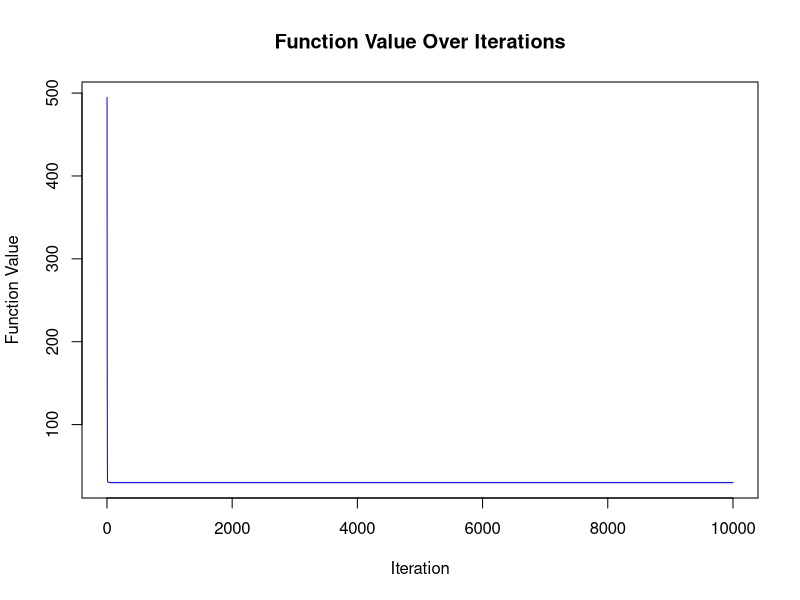

Source code (R): (Note: this script raises an error after producing the figure.)
## ---- chunk 1
library(numDeriv)

# Gradient Descent Function
gradientDescent <- function(f, starting_value, max_iter, gamma = 0.01) {
  current_value <- starting_value
  history <- numeric(max_iter) # To store function values for plotting
  
  for (i in 1:max_iter) {
    grad <- grad(f, current_value) # Compute the gradient at current value
    current_value <- current_value - gamma * grad # Update the current value
    history[i] <- f(current_value) # Store function value after update for plotting

    # Optional: Implement convergence criteria to break the loop early
    # if (norm(grad, type="2") < tolerance) {
    #    break
    # }
  }
  
  list(minimizer=current_value, history=history)
}

# Test functions
# Define the test function as per the formula given
test_function <- function(v) {
  x <- v[1]
  y <- v[2]
term1 <- (1 + (x + y + 1)^2 * (19 - 14*x + 3*x^2 - 14*y + 6*x*y + 3*y^2))
 term2 <- (30 + (2*x - 3*y)^2 * (18 - 32*x + 12*x^2 + 48*y - 36*x*y + 27*y^2))
  
  f_value <- term1 * term2
  return(f_value)
}

starting_value <- c(0, 0) # Starting at the origin
max_iter <- 10000 # Maximal number of iterations
gamma <- 0.0001 # Learning rate, might need adjustment based on the function characteristics

result <- gradientDescent(test_function, starting_value, max_iter, gamma)

print(paste("Approximate minimizer found at x =", result$minimizer[1], "y =", result$minimizer[2]))

# Plotting the path of function values
plot(result$history, type='l', main="Function Value Over Iterations", xlab="Iteration", ylab="Function Value",
     col="blue")
## ---- chunk 2
starting_value <- c(0, 0) # Starting at the origin
max_iter <- 1000 # Maximal number of iterations
gamma <- 0.001 # Learning rate, might need adjustment based on the function characteristics

result <- gradientDescent(test_function, starting_value, max_iter, gamma)

print(paste("Approximate minimizer found at x =", result$minimizer[1], "y =", result$minimizer[2]))

# Plotting the path of function values
plot(result$history, type='l', main="Function Value Over Iterations", xlab="Iteration", ylab="Function Value",
     col="blue")




## ---- chunk 3
test_function(c(0,-1))
